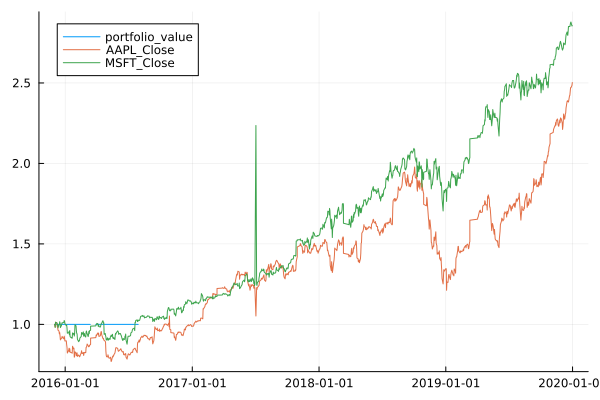

Generate this figure with Julia:
# # [Slow Fast Moving Average](@id slow_fast_id)

using Trading
using Trading.Strategies
using Trading.Basic
using Trading.Indicators
using Trading.Portfolio

struct SlowFast <: System end
Overseer.requested_components(::SlowFast) = (SMA{50, Close}, SMA{200, Close})

function Overseer.update(s::SlowFast, t::Trader, asset_ledgers)
    for asset_ledger in asset_ledgers
        asset = asset_ledger.asset
        for e in new_entities(asset_ledger, s)
            prev_e = prev(e, 1)
            
            if prev_e === nothing
                continue
            end

            sma_50  = e[SMA{50, Close}].sma
            sma_200 = e[SMA{200, Close}].sma
            
            prev_sma_50 = prev_e[SMA{50, Close}].sma
            prev_sma_200 = prev_e[SMA{200, Close}].sma

            if sma_50 > sma_200 && prev_sma_50 < prev_sma_200
                Entity(t, Sale(asset, 1.0))
            elseif sma_50 < sma_200 && prev_sma_50 > prev_sma_200
                Entity(t, Purchase(asset, 1.0))
            end
        end
    end
end
# The `Inf` values for the quantity of stocks to trade in the [`Sale`](@ref) and [`Purchase`](@ref) constructors signifies that we want to buy as many stocks as our cash balance allows for.

broker = HistoricalBroker(AlpacaBroker(ENV["ALPACA_KEY_ID"], ENV["ALPACA_SECRET"]))

strategy = Strategy(:slowfast, [SlowFast()], assets=[Stock("MSFT"), Stock("AAPL")])

trader = BackTester(broker, start = DateTime("2015-01-01T00:00:00"),
                            stop = DateTime("2020-01-01T00:00:00"),
                            dt = Day(1),
                            strategies = [strategy],
                            cash = 1000,
                            only_day=false)
start(trader)
# After having executed the strategy, we can see some quick overview from the output, but
# by converting it to a `TimeArray` we can more easily analyse how the strategy performed
using Plots

ta = TimeArray(trader)

plot(ta[:portfolio_value])

# We see that in this case the strategy didn't work particularly well. In fact it seems that
# inverting it, we might get a better result.
# We can simply redefine our `update` function as follows:

function Overseer.update(s::SlowFast, t::Trader, asset_ledgers)
    for asset_ledger in asset_ledgers
        asset = asset_ledger.asset
        for e in new_entities(asset_ledger, s)
            prev_e = prev(e, 1)
            
            if prev_e === nothing
                continue
            end

            sma_50  = e[SMA{50, Close}].sma
            sma_200 = e[SMA{200, Close}].sma
            
            prev_sma_50 = prev_e[SMA{50, Close}].sma
            prev_sma_200 = prev_e[SMA{200, Close}].sma

            if sma_50 > sma_200 && prev_sma_50 < prev_sma_200
                Entity(t, Purchase(asset, Inf))
            elseif sma_50 < sma_200 && prev_sma_50 > prev_sma_200
                Entity(t, Sale(asset, Inf))
            end
        end
    end
end

# We have basically swapped the [`Purchase`](@ref) and [`Sale`](@ref) components.
# To execute this updated version we call [`reset!`](@ref) and [`start`](@ref) again.

reset!(trader)
start(trader)
# and plot the results again, this time taking the relative performances of the portfolio vs the two stocks:

ta = Trading.relative(TimeArray(trader))

portfolio_val = ta[:portfolio_value]
aapl_closes = ta[:AAPL_Close]
msft_closes = ta[:MSFT_Close]

p = plot(merge(portfolio_val, aapl_closes, msft_closes))
savefig("slow_fast.svg") # hide
p # hide
